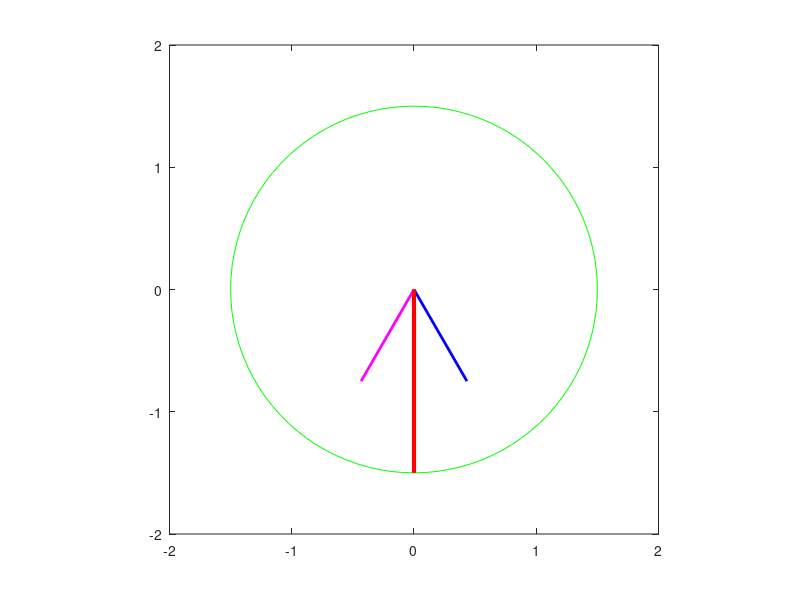
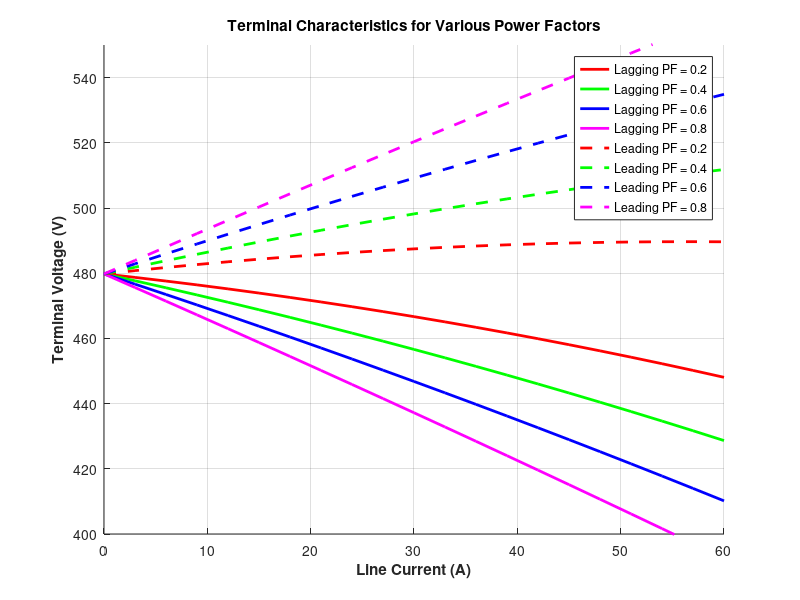
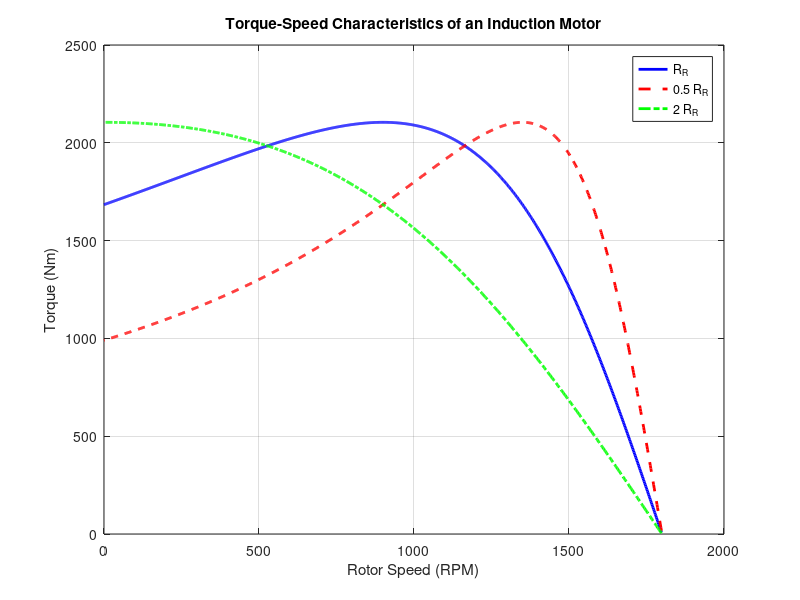

Reproduce these figures in MATLAB, in order.
%code1
bmax = 1;           
freq = 50;         
w = 2*pi*freq;       


t = 0:1/5000:1/50;
Baa = sin(w*t) .* (cos(0) + j*sin(0));
Bbb = sin(w*t-2*pi/3) .* (cos(2*pi/3) + j*sin(2*pi/3));
Bcc = sin(w*t+2*pi/3) .* (cos(-2*pi/3) + j*sin(-2*pi/3));

Bnet = Baa + Bbb + Bcc;

circle = 1.5 * (cos(w*t) + j*sin(w*t));

for ii = 1:length(t)
    plot(circle, 'g');
    hold on;

    plot([0 real(Baa(ii))], [0 imag(Baa(ii))], 'k', 'LineWidth', 2);
    plot([0 real(Bbb(ii))], [0 imag(Bbb(ii))], 'b', 'LineWidth', 2);
    plot([0 real(Bcc(ii))], [0 imag(Bcc(ii))], 'm', 'LineWidth', 2);
    plot([0 real(Bnet(ii))], [0 imag(Bnet(ii))], 'r', 'LineWidth', 3);
    
    axis square;
    axis([-2 2 -2 2]);
    drawnow;
    hold off;
end



%code 2



i_a = (0:1:20) * 3;


e_a = 277.0;  
x_s = 1.0;    

pf_values = [0.2, 0.4, 0.6, 0.8];
theta_lagging = acos(pf_values);   
theta_leading = acos(-pf_values);  

colors = ['r', 'g', 'b', 'm'];

figure;
hold on;


for idx = 1:length(pf_values)
    v_phase = zeros(1, 21);
    theta = theta_lagging(idx);
    
    for ii = 1:21
        v_phase(ii) = sqrt(e_a^2 - (x_s * i_a(ii) * sin(theta))^2) ...
                    - (x_s * i_a(ii) * cos(theta));
    end
    
    v_t = v_phase * sqrt(3);
    plot(i_a, v_t, 'Color', colors(idx), 'Linewidth', 2.0, 'DisplayName', ...
        sprintf('Lagging PF = %.1f', pf_values(idx)));
end


for idx = 1:length(pf_values)
    v_phase = zeros(1, 21);
    theta = theta_leading(idx);
    
    for ii = 1:21
        v_phase(ii) = sqrt(e_a^2 - (x_s * i_a(ii) * sin(theta))^2) ...
                    - (x_s * i_a(ii) * cos(theta));
    end
    
    v_t = v_phase * sqrt(3);
    plot(i_a, v_t, '--', 'Color', colors(idx), 'Linewidth', 2.0, 'DisplayName', ...
        sprintf('Leading PF = %.1f', pf_values(idx)));
end

xlabel('Line Current (A)', 'Fontweight', 'Bold');
ylabel('Terminal Voltage (V)', 'Fontweight', 'Bold');
title('Terminal Characteristics for Various Power Factors', 'Fontweight', 'Bold');
grid on;
axis([0 60 400 550]);
legend show;
hold off;




%cide 3
clc;
clear;


V = 460;              
f = 60;               
p = 4;                 
Ns = 120 * f / p;      
ws = 2 * pi * Ns / 60; 


XR = 0.8;            


RR_base = 0.4;       
RR_half = RR_base / 2;
RR_double = RR_base * 2;


s = linspace(0.001, 1, 1000);


T_base = (3 * V^2 .* (RR_base ./ s)) ./ (ws * ((RR_base ./ s).^2 + XR^2));
T_half = (3 * V^2 .* (RR_half ./ s)) ./ (ws * ((RR_half ./ s).^2 + XR^2));
T_double = (3 * V^2 .* (RR_double ./ s)) ./ (ws * ((RR_double ./ s).^2 + XR^2));

N = (1 - s) * Ns;


figure;
plot(N, T_base, 'b', 'LineWidth', 2); hold on;
plot(N, T_half, 'r--', 'LineWidth', 2);
plot(N, T_double, 'g-.', 'LineWidth', 2);

xlabel('Rotor Speed (RPM)');
ylabel('Torque (Nm)');
title('Torque-Speed Characteristics of an Induction Motor');
legend('R_R', '0.5 R_R', '2 R_R', 'Location', 'Best');
grid on;
